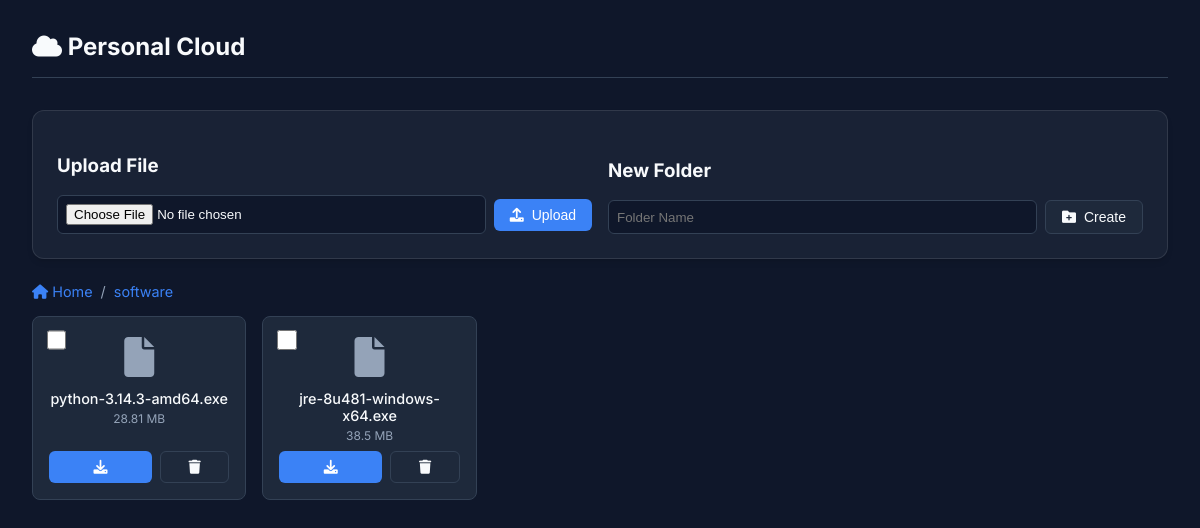
/dashboard/2, run on the app's committed database.
### database.py (models this page shows, shortened)
class Folder(db.Model):
    __tablename__ = 'folders'
    id = db.Column(db.Integer, primary_key=True)
    name = db.Column(db.String(255), nullable=False)
    parent_id = db.Column(db.Integer, db.ForeignKey('folders.id'), nullable=True)
    created_at = db.Column(db.DateTime, default=datetime.utcnow)
    subfolders = db.relationship('Folder', backref=db.backref('parent', remote_side=[id]), lazy=True)
    files = db.relationship('File', backref='folder', lazy=True)

class File(db.Model):
    __tablename__ = 'files'
    id = db.Column(db.Integer, primary_key=True)
    name = db.Column(db.String(255), nullable=False)
    size = db.Column(db.Integer)
    mime_type = db.Column(db.String(100))
    telegram_id = db.Column(db.Integer) # Message ID
    chat_id = db.Column(db.Integer) # Channel ID or User ID where it lives
    folder_id = db.Column(db.Integer, db.ForeignKey('folders.id'), nullable=True)
    created_at = db.Column(db.DateTime, default=datetime.utcnow)

### app.py (the view)
@app.route('/dashboard')
@app.route('/dashboard/<int:folder_id>')
def dashboard(folder_id=None):
    current_folder = None
    if folder_id:
        current_folder = Folder.query.get_or_404(folder_id)
        folders = Folder.query.filter_by(parent_id=folder_id).all()
        files = File.query.filter_by(folder_id=folder_id).all()
    else:
        folders = Folder.query.filter_by(parent_id=None).all()
        files = File.query.filter_by(folder_id=None).all()
    breadcrumbs = []
    temp = current_folder
    while temp:
        breadcrumbs.insert(0, temp)
        temp = temp.parent if temp.parent_id else None
    return render_template('dashboard.html',
                           folders=folders,
                           files=files,
                           current_folder=current_folder,
                           breadcrumbs=breadcrumbs)

### templates/dashboard.html (shortened to what this page needs)
{% extends "base.html" %}
{% block content %}
<div class="card">
    <div style="display: flex; gap: 1rem; align-items: flex-end;">
        <div style="flex: 1;">
            <h3>Upload File</h3>
            <form id="uploadForm" action="{{ url_for('upload_file') }}" method="post" enctype="multipart/form-data">
                <div style="display: flex; gap: 0.5rem; align-items: center;">
                    <input type="file" name="file" id="fileInput" class="form-control" required style="flex: 1;">
                    <button type="submit" id="uploadBtn" class="btn btn-primary"><i class="fa-solid fa-upload"></i>
                        Upload</button>
                </div>
            </form>
        </div>
        <div style="flex: 1;">
            <h3>New Folder</h3>
            <form action="{{ url_for('create_folder') }}" method="post">
                <div style="display: flex; gap: 0.5rem;">
                    <input type="text" name="name" placeholder="Folder Name" class="form-control" required>
                    <button type="submit" class="btn"><i class="fa-solid fa-folder-plus"></i> Create</button>
                </div>
            </form>
        </div>
    </div>
</div>
<div class="breadcrumbs">
    <span class="breadcrumb-item"><a href="{{ url_for('dashboard') }}"><i class="fa-solid fa-home"></i> Home</a></span>
    {% for folder in breadcrumbs %}
    <span class="breadcrumb-separator">/</span>
    <span class="breadcrumb-item"><a href="{{ url_for('dashboard', folder_id=folder.id) }}">{{ folder.name }}</a></span>
    {% endfor %}
</div>
<div class="file-grid">
    <form id="bulkForm" action="/bulk_delete_files" method="post" style="display: contents;">
        {% for file in files %}
        <div class="file-item" style="position: relative;">
            <input type="checkbox" name="file_ids" value="{{ file.id }}" class="file-checkbox"
                onchange="toggleBulkBtn()"
                style="position: absolute; top: 10px; left: 10px; width: 1.2rem; height: 1.2rem; cursor: pointer; z-index: 10;">
            <div class="file-icon">
                <i class="fa-solid fa-file"></i>
            </div>
            <div class="file-name">{{ file.name }}</div>
            <div class="file-meta">
                {{ (file.size / 1024 / 1024)|round(2) }} MB
            </div>
            <div style="display: flex; gap: 0.5rem; width: 100%; margin-top: auto;">
                <a href="{{ url_for('download_file', file_id=file.id) }}" class="btn btn-primary"
                    style="flex: 2; justify-content: center;">
                    <i class="fa-solid fa-download"></i>
                </a>
                <button type="button" class="btn btn-danger" onclick="confirmDelete('{{ file.id }}', '{{ file.name }}')"
                    style="flex: 1; justify-content: center;">
                    <i class="fa-solid fa-trash"></i>
                </button>
            </div>
        </div>
        {% endfor %}
    </form>
</div>
{% endblock %}

### static/css/index.css (style rules this page uses)
:root { --bg-color: #0f172a; --card-bg: #1e293b; --text-primary: #f8fafc; --text-secondary: #94a3b8; --accent: #3b82f6; --accent-hover: #2563eb; --border: #334155; --danger: #ef4444; }
body { font-family: 'Inter', -apple-system, BlinkMacSystemFont, sans-serif; background-color: var(--bg-color); color: var(--text-primary); margin: 0; padding: 0; min-height: 100vh; }
.card { background: rgba(30, 41, 59, 0.7); backdrop-filter: blur(10px); border: 1px solid rgba(255, 255, 255, 0.1); border-radius: 12px; padding: 1.5rem; margin-bottom: 1.5rem; box-shadow: 0 4px 6px -1px rgba(0, 0, 0, 0.1), 0 2px 4px -1px rgba(0, 0, 0, 0.06); }
.btn { display: inline-flex; align-items: center; gap: 0.5rem; padding: 0.5rem 1rem; border-radius: 6px; font-weight: 500; text-decoration: none; cursor: pointer; transition: all 0.2s; border: none; font-size: 0.875rem; background: var(--card-bg); color: var(--text-primary); border: 1px solid var(--border); }
.btn-primary { background: var(--accent); color: white; border: none; }
.form-control { width: 100%; padding: 0.5rem; background: var(--bg-color); border: 1px solid var(--border); border-radius: 6px; color: var(--text-primary); }
.file-grid { display: grid; grid-template-columns: repeat(auto-fill, minmax(200px, 1fr)); gap: 1rem; }
.file-item { background: var(--card-bg); border: 1px solid var(--border); border-radius: 8px; padding: 1rem; display: flex; flex-direction: column; align-items: center; text-align: center; transition: transform 0.2s, box-shadow 0.2s; }
.file-icon { font-size: 2.5rem; margin-bottom: 0.5rem; color: var(--text-secondary); }
.file-name { font-weight: 500; margin-bottom: 0.25rem; word-break: break-word; font-size: 0.9rem; }
.file-meta { font-size: 0.75rem; color: var(--text-secondary); margin-bottom: 0.5rem; }
.breadcrumbs { display: flex; gap: 0.5rem; margin-bottom: 1rem; font-size: 0.9rem; color: var(--text-secondary); }
.breadcrumb-item a { color: var(--accent); text-decoration: none; }
.breadcrumb-separator { color: var(--text-secondary); }

### data on the page
Folder: name "software"
File: name "python-3.14.3-amd64.exe", (file.size/1024/1024)|round(2) "28.81"
File: name "jre-8u481-windows-x64.exe", (file.size/1024/1024)|round(2) "38.5"
